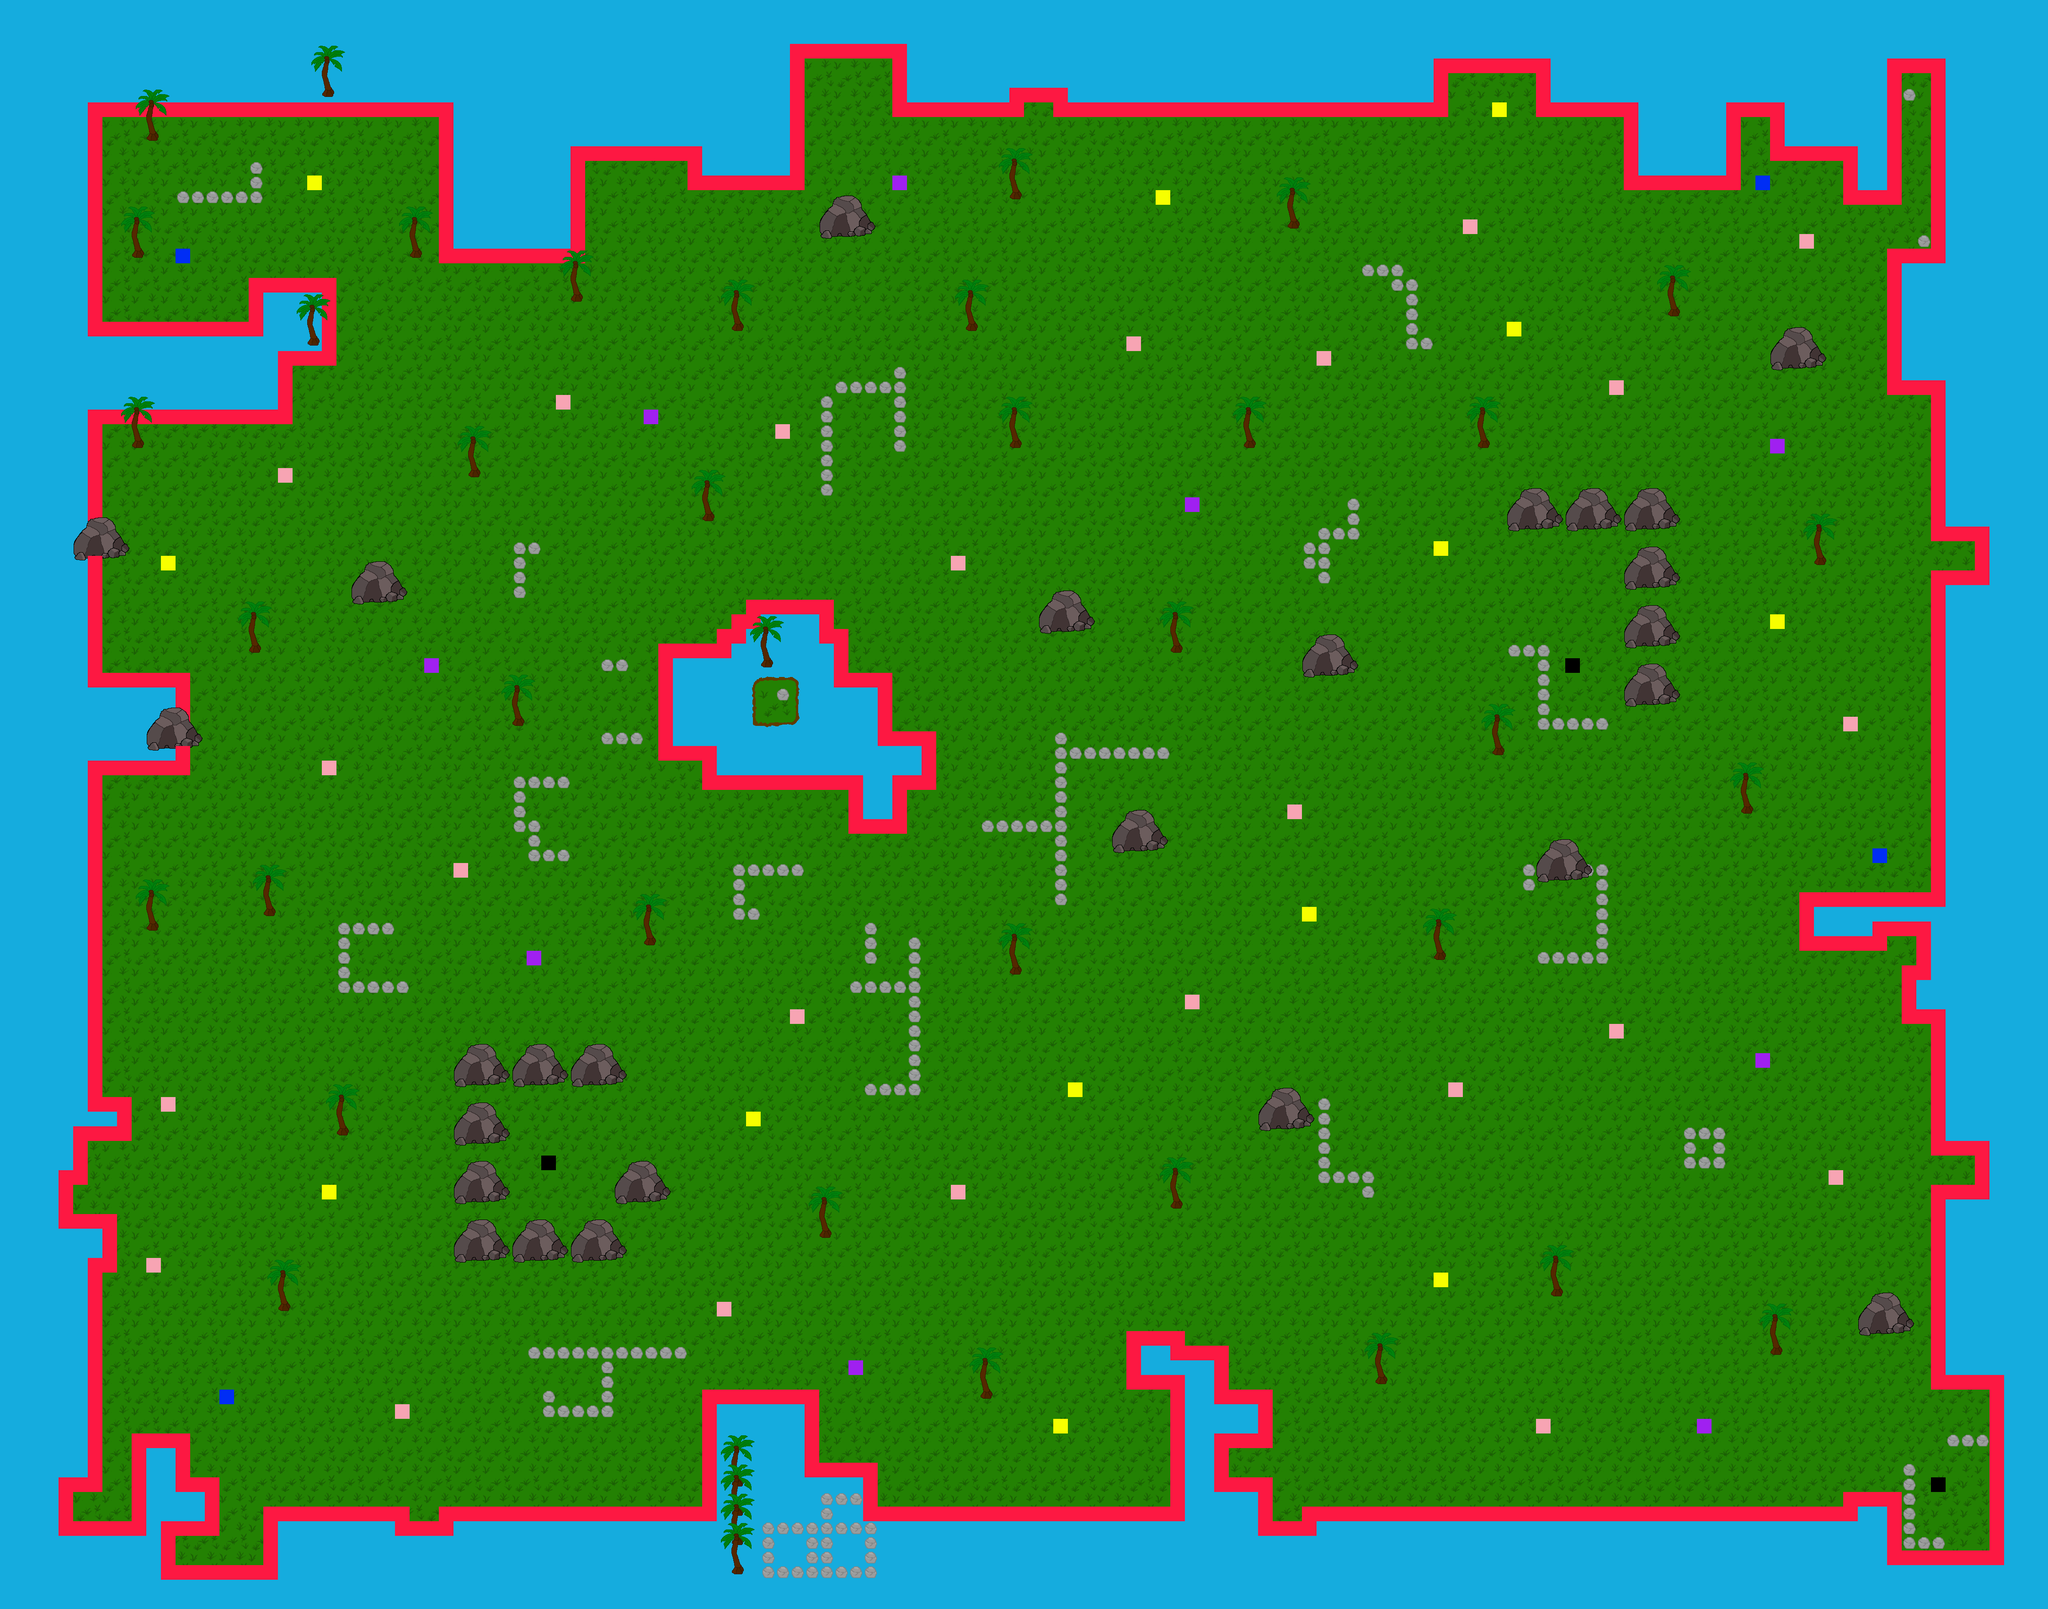

The image is a tile-based game level rendered from a .tmx file. Its description and source (layers, tilesets, objects; grid data summarised) follow:
An orthogonal 140x110 tile map with 32x32 px tiles, 2 tile layers (Base_map, obstacles), 3 tilesets.

<map version="1.10" tiledversion="1.11.0" orientation="orthogonal" renderorder="right-down" width="140" height="110" tilewidth="32" tileheight="32" infinite="0" nextlayerid="4" nextobjectid="4">
 <editorsettings>
  <export target="FloorInfo/Ruin0_map_tiled_info.csv" format="csv" />
 </editorsettings>
 <tileset firstgid="1" source="ground_water.tsx" />
 <tileset firstgid="17" source="ground_water2.tsx" />
 <tileset firstgid="33" source="obstacles.tsx" />
 <layer id="1" name="Base_map" width="140" height="110" locked="1">
  <data>[15400 cells, 15400 non-empty, 30 distinct tile ids]</data>
 </layer>
 <layer id="3" name="obstacles" width="140" height="110" locked="1">
  <data>[15400 cells, 1142 non-empty, 9 distinct tile ids]</data>
 </layer>
</map>
